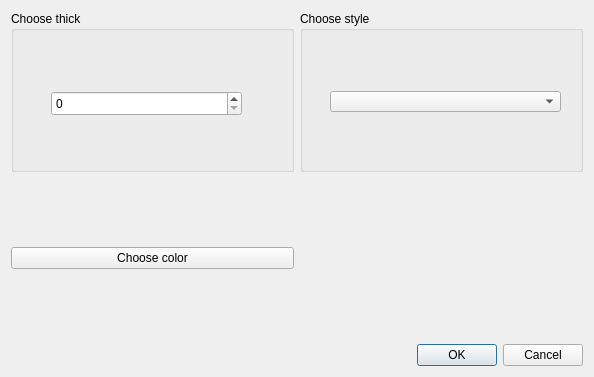
<?xml version="1.0" encoding="UTF-8"?>
<ui version="4.0">
 <class>Dialog</class>
 <widget class="QDialog" name="Dialog">
  <property name="geometry">
   <rect>
    <x>0</x>
    <y>0</y>
    <width>594</width>
    <height>377</height>
   </rect>
  </property>
  <property name="windowTitle">
   <string>Dialog</string>
  </property>
  <layout class="QVBoxLayout" name="verticalLayout">
   <item>
    <layout class="QHBoxLayout" name="horizontalLayout">
     <item>
      <widget class="QGroupBox" name="groupBox_2">
       <property name="title">
        <string>Choose thick</string>
       </property>
       <widget class="QSpinBox" name="thick">
        <property name="geometry">
         <rect>
          <x>40</x>
          <y>80</y>
          <width>191</width>
          <height>25</height>
         </rect>
        </property>
       </widget>
      </widget>
     </item>
     <item>
      <widget class="QGroupBox" name="groupBox">
       <property name="sizePolicy">
        <sizepolicy hsizetype="Preferred" vsizetype="Preferred">
         <horstretch>0</horstretch>
         <verstretch>0</verstretch>
        </sizepolicy>
       </property>
       <property name="title">
        <string>Choose style</string>
       </property>
       <widget class="QComboBox" name="style">
        <property name="geometry">
         <rect>
          <x>30</x>
          <y>80</y>
          <width>231</width>
          <height>21</height>
         </rect>
        </property>
       </widget>
      </widget>
     </item>
    </layout>
   </item>
   <item>
    <layout class="QHBoxLayout" name="horizontalLayout_2">
     <item>
      <widget class="QPushButton" name="pushButton">
       <property name="text">
        <string>Choose color</string>
       </property>
      </widget>
     </item>
     <item>
      <widget class="LineExample" name="lineExample" native="true"/>
     </item>
    </layout>
   </item>
   <item>
    <widget class="QDialogButtonBox" name="buttonBox">
     <property name="orientation">
      <enum>Qt::Horizontal</enum>
     </property>
     <property name="standardButtons">
      <set>QDialogButtonBox::Cancel|QDialogButtonBox::Ok</set>
     </property>
    </widget>
   </item>
  </layout>
 </widget>
 <customwidgets>
  <customwidget>
   <class>LineExample</class>
   <extends>QWidget</extends>
   <header>lineexample.h</header>
   <container>1</container>
  </customwidget>
 </customwidgets>
 <resources/>
 <connections>
  <connection>
   <sender>buttonBox</sender>
   <signal>rejected()</signal>
   <receiver>Dialog</receiver>
   <slot>reject()</slot>
   <hints>
    <hint type="sourcelabel">
     <x>295</x>
     <y>364</y>
    </hint>
    <hint type="destinationlabel">
     <x>286</x>
     <y>274</y>
    </hint>
   </hints>
  </connection>
  <connection>
   <sender>buttonBox</sender>
   <signal>accepted()</signal>
   <receiver>Dialog</receiver>
   <slot>accept()</slot>
   <hints>
    <hint type="sourcelabel">
     <x>227</x>
     <y>358</y>
    </hint>
    <hint type="destinationlabel">
     <x>157</x>
     <y>274</y>
    </hint>
   </hints>
  </connection>
  <connection>
   <sender>style</sender>
   <signal>currentIndexChanged(int)</signal>
   <receiver>Dialog</receiver>
   <slot>styleChanged(int)</slot>
   <hints>
    <hint type="sourcelabel">
     <x>334</x>
     <y>109</y>
    </hint>
    <hint type="destinationlabel">
     <x>244</x>
     <y>203</y>
    </hint>
   </hints>
  </connection>
  <connection>
   <sender>pushButton</sender>
   <signal>clicked()</signal>
   <receiver>Dialog</receiver>
   <slot>colorChooseClicked()</slot>
   <hints>
    <hint type="sourcelabel">
     <x>62</x>
     <y>259</y>
    </hint>
    <hint type="destinationlabel">
     <x>62</x>
     <y>314</y>
    </hint>
   </hints>
  </connection>
  <connection>
   <sender>thick</sender>
   <signal>valueChanged(int)</signal>
   <receiver>Dialog</receiver>
   <slot>thickChanged(int)</slot>
   <hints>
    <hint type="sourcelabel">
     <x>107</x>
     <y>98</y>
    </hint>
    <hint type="destinationlabel">
     <x>104</x>
     <y>198</y>
    </hint>
   </hints>
  </connection>
 </connections>
 <slots>
  <slot>styleChanged(int)</slot>
  <slot>thickChanged(int)</slot>
  <slot>colorChooseClicked()</slot>
 </slots>
</ui>
